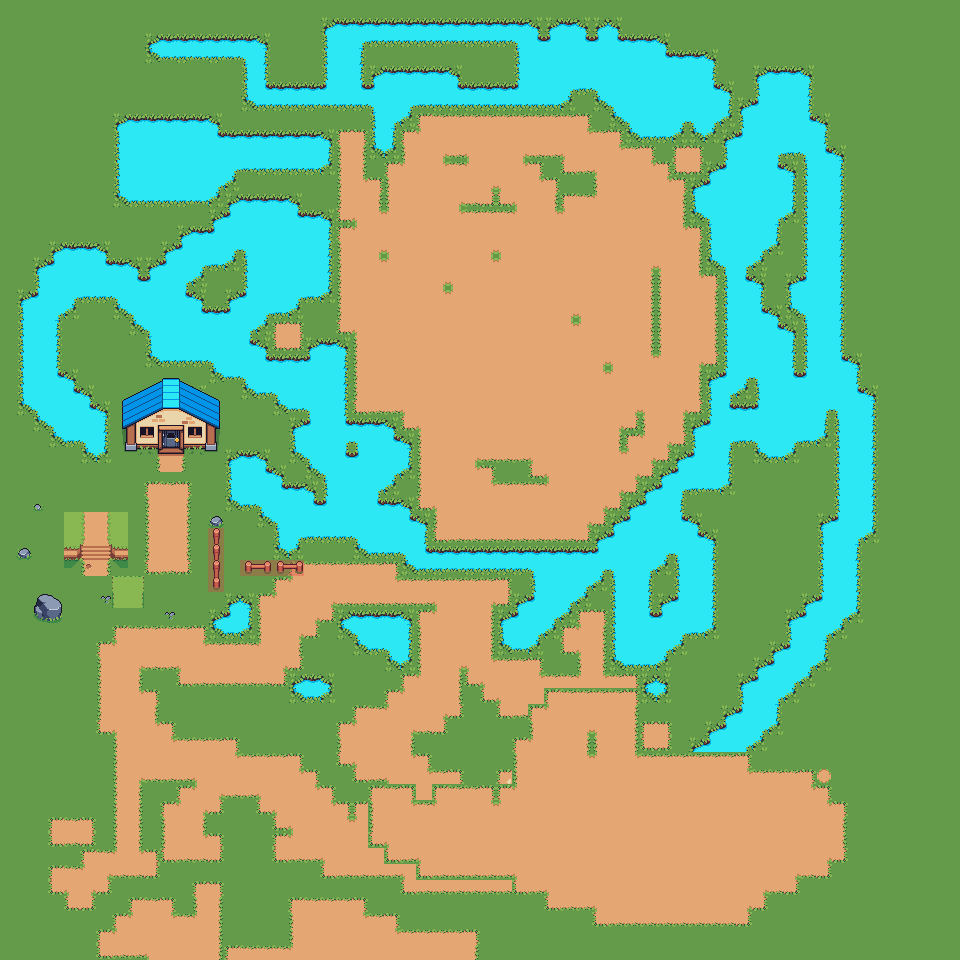

This is a level from a 2D game, rendered from its Tiled map with the project's own tilesets. A one-line summary and the map file follow, with tile-layer data summarised:
An orthogonal 60x60 tile map with 16x16 px tiles, 3 tile layers (块层 1, 块层 2, 碰撞).

<map version="1.0" orientation="orthogonal" renderorder="right-down" width="60" height="60" tilewidth="16" tileheight="16" nextobjectid="1">
 <tileset firstgid="1" name="outdoor tilemap" tilewidth="16" tileheight="16" tilecount="625" columns="25">
  <image source="outdoor tilemap.png" width="400" height="400" />
  <terraintypes>
   <terrain name="水-草" tile="-1" />
   <terrain name="土" tile="-1" />
   <terrain name="草" tile="-1" />
  </terraintypes>
  <tile id="0">
   <properties>
    <property name="Collidable" type="bool" value="true" />
   </properties>
  </tile>
  <tile id="1">
   <properties>
    <property name="Collidable" type="bool" value="false" />
   </properties>
  </tile>
  <tile id="31" terrain="2,2,2,0" />
  <tile id="32" terrain="2,2,0,0" />
  <tile id="33" terrain="2,2,0,0" />
  <tile id="34" terrain="2,2,0,0" />
  <tile id="35" terrain="2,2,0,0" />
  <tile id="36" terrain="2,2,0,0" />
  <tile id="37" terrain="2,2,0,2" />
  <tile id="39" terrain="2,2,2,1" />
  <tile id="40" terrain="2,2,1,1" />
  <tile id="41" terrain="2,2,1,2" />
  <tile id="43" terrain="2,2,2," />
  <tile id="44" terrain="2,2,," />
  <tile id="45" terrain="2,2,,2" />
  <tile id="56" terrain="2,0,2,0" />
  <tile id="57" terrain="0,0,0,0" />
  <tile id="58" terrain="0,0,0,2" />
  <tile id="59" terrain="0,0,2,2" />
  <tile id="60" terrain="0,0,2,0" />
  <tile id="61" terrain="0,0,0,0" />
  <tile id="62" terrain="0,2,0,2" />
  <tile id="64" terrain="2,1,2,1" />
  <tile id="65" terrain="1,1,1,1" />
  <tile id="66" terrain="1,2,1,2" />
  <tile id="68" terrain="2,,2," />
  <tile id="70" terrain=",2,,2" />
  <tile id="81" terrain="2,0,2,0" />
  <tile id="82" terrain="0,0,0,0" />
  <tile id="83" terrain="0,2,0,2" />
  <tile id="84" terrain="2,2,2,2" />
  <tile id="85" terrain="2,0,2,0" />
  <tile id="86" terrain="0,0,0,0" />
  <tile id="87" terrain="0,2,0,2" />
  <tile id="89" terrain="2,1,2,2" />
  <tile id="90" terrain="1,1,2,2" />
  <tile id="91" terrain="1,2,2,2" />
  <tile id="93" terrain="2,,2,2" />
  <tile id="94" terrain=",,2,2" />
  <tile id="95" terrain=",2,2,2" />
  <tile id="106" terrain="2,0,2,0" />
  <tile id="107" terrain="0,0,0,0" />
  <tile id="108" terrain="0,2,0,2" />
  <tile id="110" terrain="2,0,2,0" />
  <tile id="111" terrain="0,0,0,0" />
  <tile id="112" terrain="0,2,0,2" />
  <tile id="131" terrain="2,0,2,0" />
  <tile id="132" terrain="0,0,0,0" />
  <tile id="133" terrain="0,2,0,0" />
  <tile id="134" terrain="2,2,0,0" />
  <tile id="135" terrain="2,0,0,0" />
  <tile id="136" terrain="0,0,0,0" />
  <tile id="137" terrain="0,2,0,2" />
  <tile id="156" terrain="2,0,2,2" />
  <tile id="157" terrain="0,0,2,2" />
  <tile id="158" terrain="0,0,2,2" />
  <tile id="159" terrain="0,0,2,2" />
  <tile id="160" terrain="0,0,2,2" />
  <tile id="161" terrain="0,0,2,2" />
  <tile id="162" terrain="0,2,2,2" />
  <tile id="291" terrain="2,2,2," />
  <tile id="292" terrain="2,2,," />
  <tile id="293" terrain="2,2,,2" />
  <tile id="316" terrain="2,,2," />
  <tile id="318" terrain=",2,,2" />
  <tile id="341" terrain="2,,2,2" />
  <tile id="342" terrain=",,2,2" />
  <tile id="343" terrain=",2,2,2" />
  <tile id="421" terrain="2,,2," />
  <tile id="422" terrain=",2,,2" />
  <tile id="445" terrain="2,2,," />
  <tile id="446" terrain="2,,," />
  <tile id="447" terrain=",2,," />
  <tile id="448" terrain="2,2,," />
  <tile id="472" terrain=",,,2" />
  <tile id="473" terrain=",,2,2" />
  <tile id="497" terrain=",2,,2" />
  <tile id="521" terrain="2,1,2,1" />
  <tile id="522" terrain="1,2,1,2" />
  <tile id="545" terrain="2,2,1,1" />
  <tile id="546" terrain="2,1,1,1" />
  <tile id="547" terrain="1,2,1,1" />
  <tile id="548" terrain="2,2,1,1" />
  <tile id="570" terrain="1,1,2,2" />
  <tile id="571" terrain="1,1,2,1" />
  <tile id="572" terrain="1,1,1,2" />
  <tile id="573" terrain="1,1,2,2" />
  <tile id="596" terrain="2,1,2,1" />
  <tile id="597" terrain="1,2,1,2" />
 </tileset>
 <layer name="块层 1" width="60" height="60">
  <data>[3600 cells, 3600 non-empty, 62 distinct tile ids]</data>
 </layer>
 <layer name="块层 2" width="60" height="60">
  <data>[3600 cells, 369 non-empty, 103 distinct tile ids]</data>
 </layer>
 <layer name="碰撞" width="60" height="60" opacity="0.31">
  <properties>
   <property name="Collidable" type="bool" value="false" />
  </properties>
  <data>[3600 cells, 8 non-empty, 1 distinct tile ids]</data>
 </layer>
</map>